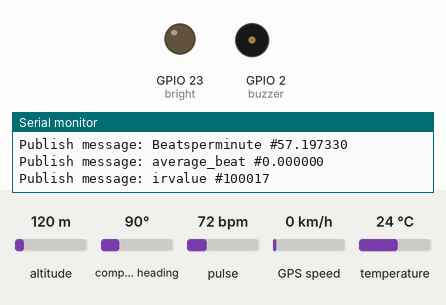
Bench run of a sketch on a simulated ESP32. Parts: output pins drawn as LEDs (lit = HIGH), buzzer (waves = sounding, pin HIGH), the last lines printed to the serial monitor. Wiring (inferred from the names in the program): LM75 temperature sensor at I2C address 0x48. Inputs (shaded band) come from the test bench; at power-on: pulse 72 bpm, altitude 120 m, compass heading 90°, GPS speed 0 km/h, temperature 24 °C. WiFi joins after 1.5 s; servers stay silent unless stated; the GPS gets a fix after 3 s at 37.7749, -122.4194 with 8 satellites; no MQTT or app messages arrive unless stated.

Above: at 7.7 s.
7.8 s: pulse set to 59 bpm
11.2 s: pulse set to 54 bpm
At 15.4 s:
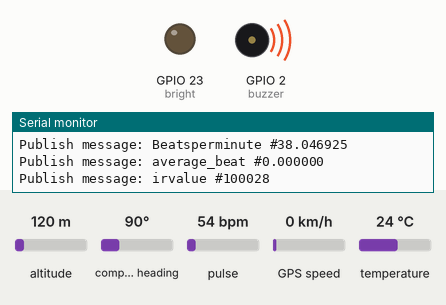
15.8 s: pulse set to 70 bpm
At 20.1 s:
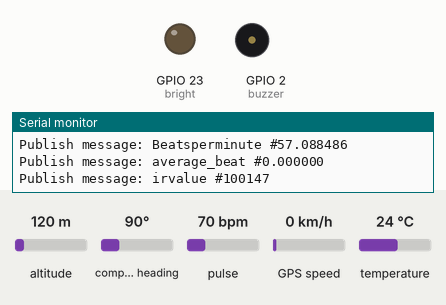
Timing chart, 0 to 21.6 s (numbered marks = the images above; inputs shaded):
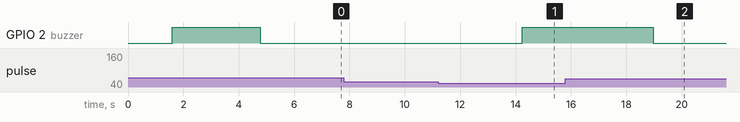

Measured:
- the behaviour switches between 57 and 56 bpm on pulse (found by bisection; images 0 and 1)
- after the input at 11.2 s, GPIO 2 (buzzer): LOW → HIGH after 3.0 s
- after the input at 15.8 s, GPIO 2 (buzzer): HIGH → LOW after 3.2 s

The sketch:

h3.ino
```cpp
#include <WiFi.h>
#include <PubSubClient.h>
#include <Wire.h>
#include "MAX30105.h"
#include "heartRate.h"
#include <freertos/FreeRTOS.h>
#include <freertos/task.h>
#include <TinyGPS++.h>


// Update these with values suitable for your network and MQTT broker
const char* ssid = "yash";
const char* password = "12345678";
const char* mqtt_server = "192.168.238.15";
const char* mqtt_user = "yesh";
const char* mqtt_password = "yesh@123";

#define LM75_ADDRESS 0x48  // LM75 I2C address
#define bright 23

#define MSG_BUFFER_SIZE (50)
#define GPS_BAUDRATE 9600   // The default baudrate of NEO-6M is 9600
char msg[MSG_BUFFER_SIZE];  //string to publish the data
char bpm[MSG_BUFFER_SIZE];
char avg_bpm[MSG_BUFFER_SIZE];
char oxy_spo2[MSG_BUFFER_SIZE];
char temp[MSG_BUFFER_SIZE];

const byte RATE_SIZE = 4;  //Increase this for more averaging. 4 is good.
byte rates[RATE_SIZE];     //Array of heart rates
byte rateSpot = 0;
long lastBeat = 0;     //Time at which the last beat occurred
float beatsPerMinute;  //heart rate
int beatAvg;           //average of four heartrates
const int buzzer = 2;
#define core 1

WiFiClient espClient;
PubSubClient client(espClient);
MAX30105 particleSensor;
TinyGPSPlus gps;  // the TinyGPS++ object

// void Buzzer_ALARM();
void setup_wifi();
float readTemperature();
// void BuzzerTone(int pin, int frequency, int duration);

//   We start by connecting to a WiFi network
void setup_wifi() {
  delay(10);
  Serial.println();
  Serial.print("Connecting to ");
  Serial.println(ssid);
  WiFi.mode(WIFI_STA);
  WiFi.begin(ssid, password);

  while (WiFi.status() != WL_CONNECTED) {
    delay(500);
    Serial.print(".");
  }

  Serial.println("");
  Serial.println("WiFi connected");
  Serial.println("IP address: ");
  Serial.println(WiFi.localIP());
}


//   to subscribe to mqtt broker
void callback(char* topic, byte* payload, unsigned int length) {
  Serial.print("Message arrived [");
  Serial.print(topic);
  Serial.print("] ");
  for (int i = 0; i < length; i++) {
    Serial.print((char)payload[i]);
  }
  Serial.println();
  //  if ((char)payload[0] == '1') {
  //   digitalWrite(BUILTIN_LED, LOW);   // Turn the LED on (Note that LOW is the voltage level
  //   // but actually the LED is on; this is because
  //   // it is active low on the ESP-01)
  // } else {
  //   digitalWrite(BUILTIN_LED, HIGH);  // Turn the LED off by making the voltage HIGH
  // }
}


void reconnect() {
  // Loop until we're reconnected
  while (!client.connected()) {
    Serial.print("Attempting MQTT connection...");
    // Attempt to connect
    if (client.connect("CL_ID_1", mqtt_user, mqtt_password)) {
      // to establishing connection between esp32 and mqtt broker
      Serial.println("connected");
      // Once connected, publish an announcement...
      client.publish("irValue", "hello world");
      snprintf(bpm, MSG_BUFFER_SIZE, "%f", beatsPerMinute);
      client.publish("heart rate", bpm);
      // ... and resubscribe
      client.subscribe("inTopic");
    } else {
      Serial.print("failed, rc=");
      Serial.print(client.state());
      Serial.println(" try again in 5 seconds");
      // Wait 5 seconds before retrying
      delay(5000);
    }
  }
}

float readTemperature() {
  Wire.beginTransmission(LM75_ADDRESS);  // Start communication with LM75 at specified address
  Wire.write(0x00);  // Select LM75 register for temperature reading
  Wire.endTransmission();  // End the transmission

  delay(100);  // Wait for the LM75 to complete the temperature conversion

  Wire.requestFrom(LM75_ADDRESS, 2);  // Request 2 bytes of data from LM75
  while (Wire.available() < 2);  // Wait until data is available

  int16_t rawTemperature = Wire.read() << 8 | Wire.read();  // Combine two bytes into a 16-bit raw temperature value
  float temperature = rawTemperature / 256.0;  // Convert raw temperature to Celsius
  // The LM75 has a resolution of 0.5°C per bit, and dividing by 256 gives the temperature in degrees Celsius.
  return temperature;  // Return the temperature value
}

// void Buzzer_ALARM()
// {
//   int i=0;
//   while(i<25)
//   {
//     BuzzerTone(buzzer, 1000, 500); // Frequency: 1000 Hz, Duration: 500 ms
//     delay(1000);
//   }
// }

// void BuzzerTone(int pin, int frequency, int duration)
// {
//   tone(pin, frequency);
//   delay(duration);
//   noTone(pin);
// }


TaskHandle_t heartBeatTaskHandle, oxygenRateTaskHandle, temperatureTaskHandle, gpsTaskHandle;

void heartBeatTask(void* data) {
  while (1) {
    if (!client.connected()) {  //mqtt client not currently connected
      reconnect();              //reconnect broker
    }
    client.loop();

    long irValue = particleSensor.getIR();
    uint32_t redValue = particleSensor.getRed();

    if (checkForBeat(irValue) == true)  // Perform analysis on the IR signal to detect a beat // compare the current IR value with a threshold // If the signal crosses the threshold, consider it a beat
    {
      //We sensed a beat!
      long delta = millis() - lastBeat;  //delta - difference between two heart beats. current time - last time of heart beat
      lastBeat = millis();               //number of milliseconds since the Arduino started running the current program.

      beatsPerMinute = 60 / (delta / 1000.0);  //(delta/1000.0) convert to seconds
      //This expression calculates the number of beats per minute.
      //The formula for BPM is typically expressed as "beats per minute = 60 / (time in seconds between beats)." Therefore, dividing 60 by the time in seconds between beats gives the BPM.

      if (beatsPerMinute < 255 && beatsPerMinute > 20) {
        rates[rateSpot++] = (byte)beatsPerMinute;  //Store this reading in the array
        rateSpot %= RATE_SIZE;                     //Wrap variable
        //after storing again make ratespot to zero 4%4 is 0

        //Take average of readings
        beatAvg = 0;
        for (byte x = 0; x < RATE_SIZE; x++)
          beatAvg += rates[x];
        beatAvg /= RATE_SIZE;
      }
    }

    if(beatAvg < 50){
      digitalWrite(buzzer,HIGH);
      // Buzzer_ALARM();
    }
    else{
    digitalWrite(buzzer,LOW);
    }


    snprintf(bpm, MSG_BUFFER_SIZE, "Beatsperminute #%lf", beatsPerMinute);
    Serial.print("Publish message: ");
    Serial.println(bpm);
    client.publish("heart rate", bpm);

    snprintf(avg_bpm, MSG_BUFFER_SIZE, "average_beat #%lf", beatAvg);
    Serial.print("Publish message: ");
    Serial.println(avg_bpm);
    client.publish("average heart rate", avg_bpm);


    snprintf(msg, MSG_BUFFER_SIZE, "irvalue #%ld", irValue);
    Serial.print("Publish message: ");
    Serial.println(msg);
    client.publish("irValue", msg);

    vTaskDelay(pdMS_TO_TICKS(500));  // Delay for 500 milliseconds
  }
  vTaskDelete(NULL);
}

//oxygen task
void oxygenRateTask(void *data){
  while(1){
    if (!client.connected()) {  //mqtt client not currently connected
      reconnect();              //reconnect broker
    }
    client.loop();

    long irValue = particleSensor.getIR();
    uint32_t redValue = particleSensor.getRed();

    float ratio = static_cast<float>(redValue) / static_cast<float>(irValue);
    float spo2 = -45.060 * pow(ratio, 2) + 30.354 * ratio + 94.845;

    snprintf (oxy_spo2, MSG_BUFFER_SIZE, "oxygen percent #%lf %", spo2);
    Serial.print("Publish message: ");
    Serial.println(oxy_spo2);
    client.publish("oxygen percentage",oxy_spo2);

    if(spo2 < 60){
      for(int x=0;x<255;x++){
          analogWrite(23,x);
          delay(1);
      }
      for(int x=255;x>0;x--){
          analogWrite(23,x);
          delay(1);
      }
    }

    vTaskDelay(pdMS_TO_TICKS(500));  // Delay for 500 milliseconds
  }
  vTaskDelete(NULL);
}

void temperatureTask(void *data){
  while(1){
    if (!client.connected()) {  //mqtt client not currently connected
      reconnect();              //reconnect broker
    }
    client.loop();

    //temperature readings
    // float temperatureF = particleSensor.readTemperatureF();

    float temperature = readTemperature();  // Call the function to read temperature


    snprintf (temp, MSG_BUFFER_SIZE, "temperature #%lf %", temperature);
    Serial.print("Publish message: ");
    Serial.println(temp);
    client.publish("temperature ",temp);

    vTaskDelay(pdMS_TO_TICKS(500));  // Delay for 500 milliseconds
  }
  vTaskDelete(NULL);
}

void gpsTask(void* data) {
  while (1) {
    if (Serial2.available() > 0) {
      if (gps.encode(Serial2.read())) {
        if (gps.location.isValid()) {
          Serial.print("- latitude: ");
          Serial.println(gps.location.lat());

          Serial.print("- longitude: ");
          Serial.println(gps.location.lng());

          Serial.print("- altitude: ");
          if (gps.altitude.isValid())
            Serial.println(gps.altitude.meters());
          else
            Serial.println("INVALID");
        } else {
          Serial.println("- location: INVALID");
        }

        Serial.print("- speed: ");
        if (gps.speed.isValid()) {
          Serial.print(gps.speed.kmph());
          Serial.println(" km/h");
        } else {
          Serial.println("INVALID");
        }

        Serial.print(F("- GPS date&time: "));
        if (gps.date.isValid() && gps.time.isValid()) {
          Serial.print(gps.date.year());
          Serial.print(F("-"));
          Serial.print(gps.date.month());
          Serial.print(F("-"));
          Serial.print(gps.date.day());
          Serial.print(F(" "));
          Serial.print(gps.time.hour());
          Serial.print(F(":"));
          Serial.print(gps.time.minute());
          Serial.print(F(":"));
          Serial.println(gps.time.second());
        } else {
          Serial.println(F("INVALID"));
        }

        Serial.println();
      }
    }

    if (millis() > 5000 && gps.charsProcessed() < 10)
      Serial.println(F("No GPS data received: check wiring"));

    vTaskDelay(pdMS_TO_TICKS(5000));  // Delay for 500 milliseconds

  }
  vTaskDelete(NULL);
}


void setup() {
  pinMode(buzzer, OUTPUT);
  pinMode(bright,OUTPUT);
  Serial.begin(115200);
  setup_wifi();                         // connecting mc to wifi
  client.setServer(mqtt_server, 1883);  // set the broker details
  client.setCallback(callback);         //It sets the callback function to handle incoming messages. Whenever a message is received from the MQTT broker, this function (callback) will be invoked automatically to process the message.

  Serial.println("Initializing...");                // Initialize max30102 sensor
  if (!particleSensor.begin(Wire, I2C_SPEED_FAST))  //Use default I2C port, 400kHz speed
  {
    Serial.println("MAX30102 was not found. Please check wiring/power. ");
    while (1);
  }
  //If the sensor initialization fails, the code enters an infinite loop (while(1)) to halt the program execution. This is a way to stop further execution, as the sensor is not functioning as expected.
  Serial.println("Place your index finger on the sensor with steady pressure.");
  particleSensor.setup();
  Wire.begin();          // Initialize the I2C communication


  //Task Creations
  //part1
  xTaskCreatePinnedToCore(heartBeatTask, "heartBeatTask", 2048, NULL, 6, &heartBeatTaskHandle, core);
  xTaskCreatePinnedToCore(oxygenRateTask, "oxygenRateTask", 2048, NULL, 6, &oxygenRateTaskHandle, core);
  xTaskCreatePinnedToCore(temperatureTask, "temperatureTask", 2048, NULL, 6, &temperatureTaskHandle, core);
  xTaskCreatePinnedToCore(gpsTask, "gpsTask", 2048, NULL, 6, &gpsTaskHandle, core);
}

void loop() {

}
```
